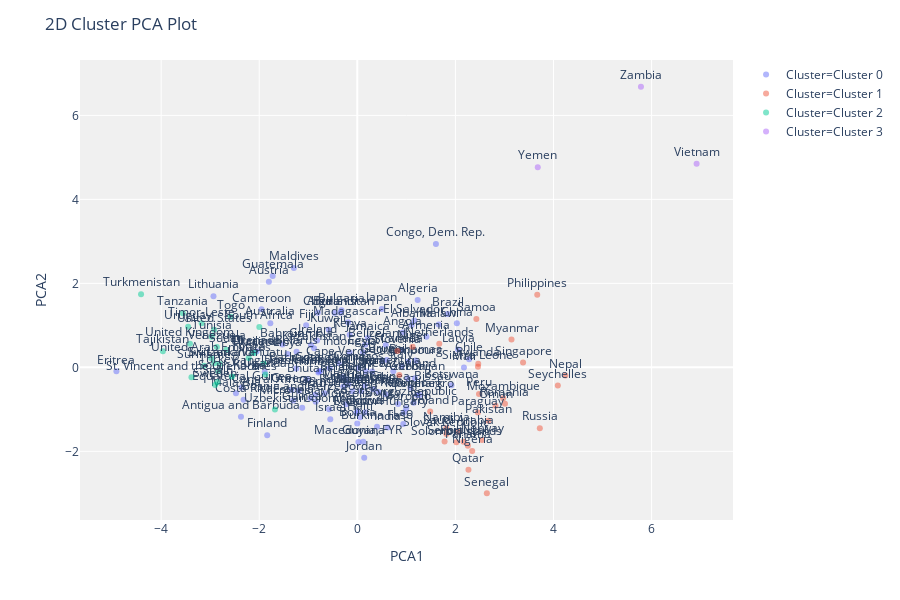

Notebook code for this chart:
### Code cell
plot_model(hclust, label=True)

### Figure 1 — Plotly figure (JSON) as saved in the notebook; plotly's stock layout.template omitted (floating-point values rounded to 4 significant figures)
{"data": [{"hoverlabel": {"namelength": 0}, "hovertemplate": "Cluster=Cluster 0<br>PCA1=%{x}<br>PCA2=%{y}<br>Label=%{text}", "legendgroup": "Cluster=Cluster 0", "marker": {"color": "#636efa", "opacity": 0.5, "symbol": "circle"}, "mode": "markers+text", "name": "Cluster=Cluster 0", "showlegend": true, "text": ["Afghanistan", "Albania", "Algeria", "Angola", "Antigua and Barbuda", "Argentina", "Armenia", "Australia", "Austria", "Azerbaijan", "Bahamas", "Bahrain", "Bangladesh", "Barbados", "Belarus", "Belgium", "Belize", "Benin", "Bhutan", "Bolivia", "Bosnia and Herzegovina", "Botswana", "Brazil", "Brunei", "Bulgaria", "Burkina Faso", "Burundi", "Cambodia", "Cameroon", "Canada", "Cape Verde", "Central African Republic", "Chad", "Chile", "China", "Colombia", "Comoros", "Congo, Dem. Rep.", "Congo, Rep.", "Costa Rica", "Cote d'Ivoire", "Croatia", "Cyprus", "Czech Republic", "Denmark", "Dominican Republic", "Ecuador", "Egypt", "El Salvador", "Equatorial Guinea", "Eritrea", "Estonia", "Fiji", "Finland", "France", "Gabon", "Gambia", "Georgia", "Germany", "Ghana", "Greece", "Grenada", "Guatemala", "Guinea", "Guinea-Bissau", "Guyana", "Haiti", "Hungary", "Iceland", "India", "Indonesia", "Iran", "Iraq", "Ireland", "Israel", "Italy", "Jamaica", "Japan", "Jordan", "Kazakhstan", "Kenya", "Kiribati", "Kuwait", "Kyrgyz Republic", "Lao", "Latvia", "Lebanon", "Lesotho", "Liberia", "Libya", "Lithuania", "Luxembourg", "Macedonia, FYR", "Madagascar", "Malawi", "Malaysia", "Maldives", "Mali", "Malta", "Mauritania", "Mauritius", "Micronesia, Fed. Sts.", "Moldova", "Mongolia", "Montenegro", "Morocco"], "textposition": "top center", "type": "scatter", "x": [-0.34, 1.109, 1.231, 0.9261, -2.372, 0.7332, 1.41, -1.774, -1.803, 1.172, 1.189, -1.528, -1.887, -1.244, -1.239, -0.2933, 0.1601, 0.01861, -1.029, -0.001065, -0.9548, 1.918, 1.839, 0.6022, -0.3228, 0.4014, -0.4639, -0.755, -1.954, 0.8998, -0.3809, -1.192, -0.8062, 2.279, 2.03, -0.5756, 0.02662, 1.603, 0.8324, -2.319, -0.5629, 0.1717, 0.1638, 0.5728, 1.218, -0.7827, -0.02064, 0.1178, 1.164, -2.36, -4.912, -1.307, -1.043, -1.837, -0.2329, 1.027, -0.945, 0.5095, -0.6635, 0.1455, -1.343, -2.054, -1.726, -1.124, 1.081, 0.1211, 0.05748, 0.9517, 0.58, 0.6173, -0.1558, 0.3023, -0.8535, -0.8206, -0.551, 0.9066, 0.2113, 0.4985, 0.1408, -0.8821, -0.1566, -0.7939, -0.5824, 1.149, 0.9378, 2.053, 0.4299, 0.3219, -0.2852, -1.422, -2.932, 1.034, 0.02241, -0.1888, 1.659, -2.475, -1.293, 2.174, -0.1016, 0.08187, -0.1815, -0.8482, 0.009618, -0.2311, 1.269, 0.9959], "xaxis": "x", "y": [1.298, 1.009, 1.602, 0.8282, -1.178, -0.09487, 0.7298, 1.053, 2.038, -0.2563, 0.162, 0.5458, -0.1095, -0.02892, 0.3691, -0.2375, 0.5411, -0.239, -0.2833, -1.334, -0.7324, -0.4275, 1.273, 0.1734, 1.361, -1.412, 1.292, -0.08789, 1.383, 0.4165, 0.1018, -0.5568, 1.303, 0.1953, 1.05, -0.9976, -0.01606, 2.939, -0.8693, -0.7694, -0.0221, -0.09481, -1.067, -0.6374, -0.6592, -0.0965, -1.087, 0.361, 1.115, -0.4794, -0.0945, -0.789, 1.003, -1.614, -0.281, -0.2576, 0.5298, 0.1617, -0.6139, -0.4313, -0.5351, 0.38, 2.176, -0.9614, -0.482, -1.769, -1.19, -1.076, 0.5353, -1.43, 0.3512, -0.09757, -0.6545, 0.6396, -1.234, 0.03028, 0.6992, 1.391, -2.151, 0.4574, 0.7774, -0.1203, 0.8948, -0.8448, -1.35, 0.4232, -0.5882, -0.5183, -0.4552, 0.3197, 1.696, 0.1367, -1.779, 1.072, 1.022, -0.618, 2.364, -0.00451, -0.5683, -0.5678, -0.4029, -0.8198, -1.045, -0.8806, -0.6566, -0.9719], "yaxis": "y"}, {"hoverlabel": {"namelength": 0}, "hovertemplate": "Cluster=Cluster 1<br>PCA1=%{x}<br>PCA2=%{y}<br>Label=%{text}", "legendgroup": "Cluster=Cluster 1", "marker": {"color": "#EF553B", "opacity": 0.5, "symbol": "circle"}, "mode": "markers+text", "name": "Cluster=Cluster 1", "showlegend": true, "text": ["Mozambique", "Myanmar", "Namibia", "Nepal", "Netherlands", "New Zealand", "Niger", "Nigeria", "Norway", "Oman", "Pakistan", "Panama", "Paraguay", "Peru", "Philippines", "Poland", "Portugal", "Qatar", "Romania", "Russia", "Rwanda", "Samoa", "Saudi Arabia", "Senegal", "Serbia", "Seychelles", "Sierra Leone", "Singapore", "Slovak Republic", "Slovenia", "Solomon Islands"], "textposition": "top center", "type": "scatter", "x": [2.974, 3.144, 1.814, 4.242, 1.671, 0.8559, 1.127, 2.342, 2.544, 2.818, 2.671, 2.254, 2.459, 2.481, 3.669, 1.485, 2.166, 2.266, 3.01, 3.721, 2.466, 2.427, 2.068, 2.641, 1.779, 4.089, 2.46, 3.379, 1.816, 0.8189, 2.019], "xaxis": "x", "y": [-0.7347, 0.6635, -1.451, -0.1956, 0.5612, -0.1834, 0.4916, -1.988, -1.727, -0.9145, -1.274, -1.867, -1.076, -0.6347, 1.729, -1.049, -1.772, -2.436, -0.8655, -1.447, 0.08805, 1.152, -1.535, -2.997, -1.765, -0.4295, 0.01645, 0.1157, -1.585, 0.3898, -1.784], "yaxis": "y"}, {"hoverlabel": {"namelength": 0}, "hovertemplate": "Cluster=Cluster 2<br>PCA1=%{x}<br>PCA2=%{y}<br>Label=%{text}", "legendgroup": "Cluster=Cluster 2", "marker": {"color": "#00cc96", "opacity": 0.5, "symbol": "circle"}, "mode": "markers+text", "name": "Cluster=Cluster 2", "showlegend": true, "text": ["South Africa", "South Korea", "Spain", "Sri Lanka", "St. Vincent and the Grenadines", "Sudan", "Suriname", "Sweden", "Switzerland", "Tajikistan", "Tanzania", "Thailand", "Timor-Leste", "Togo", "Tonga", "Tunisia", "Turkey", "Turkmenistan", "Uganda", "Ukraine", "United Arab Emirates", "United Kingdom", "United States", "Uruguay", "Uzbekistan", "Vanuatu", "Venezuela"], "textposition": "top center", "type": "scatter", "x": [-1.998, -2.554, -2.855, -2.913, -3.382, -2.672, -3.122, -2.899, -2.808, -3.965, -3.558, -2.094, -3.173, -2.582, -2.214, -2.97, -2.834, -4.41, -1.875, -2.136, -2.98, -3.412, -2.921, -3.45, -1.68, -1.912, -2.864], "xaxis": "x", "y": [0.9584, -0.215, -0.3521, 0.09562, -0.2363, 0.4182, 0.03877, -0.4227, 0.07865, 0.3866, 1.289, 0.3436, 1.05, 1.208, 0.2235, 0.7285, -0.09113, 1.742, -0.171, 0.3427, 0.2166, 0.5615, 0.8933, 0.9699, -1.002, 0.09156, 0.486], "yaxis": "y"}, {"hoverlabel": {"namelength": 0}, "hovertemplate": "Cluster=Cluster 3<br>PCA1=%{x}<br>PCA2=%{y}<br>Label=%{text}", "legendgroup": "Cluster=Cluster 3", "marker": {"color": "#ab63fa", "opacity": 0.5, "symbol": "circle"}, "mode": "markers+text", "name": "Cluster=Cluster 3", "showlegend": true, "text": ["Vietnam", "Yemen", "Zambia"], "textposition": "top center", "type": "scatter", "x": [6.918, 3.68, 5.783], "xaxis": "x", "y": [4.85, 4.765, 6.682], "yaxis": "y"}], "layout": {"height": 600, "legend": {"tracegroupgap": 0}, "margin": {"t": 60}, "plot_bgcolor": "rgb(240,240,240)", "title": {"text": "2D Cluster PCA Plot"}, "xaxis": {"anchor": "y", "domain": [0, 1], "title": {"text": "PCA1"}}, "yaxis": {"anchor": "x", "domain": [0, 1], "title": {"text": "PCA2"}}}}
